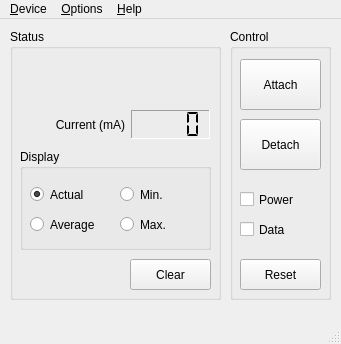
<?xml version="1.0" encoding="UTF-8"?>
<ui version="4.0">
 <class>DeviceWindow</class>
 <widget class="QMainWindow" name="DeviceWindow">
  <property name="geometry">
   <rect>
    <x>0</x>
    <y>0</y>
    <width>341</width>
    <height>344</height>
   </rect>
  </property>
  <property name="minimumSize">
   <size>
    <width>341</width>
    <height>344</height>
   </size>
  </property>
  <property name="maximumSize">
   <size>
    <width>341</width>
    <height>344</height>
   </size>
  </property>
  <property name="windowTitle">
   <string>ITUSB2 USB Test Switch</string>
  </property>
  <property name="windowIcon">
   <iconset resource="resources.qrc">
    <normaloff>:/icons/icons/active64.png</normaloff>
    <normalon>:/icons/icons/active64.png</normalon>
    <disabledoff>:/icons/icons/greyed64.png</disabledoff>
    <disabledon>:/icons/icons/greyed64.png</disabledon>
    <activeoff>:/icons/icons/active64.png</activeoff>
    <activeon>:/icons/icons/active64.png</activeon>
    <selectedoff>:/icons/icons/selected64.png</selectedoff>
    <selectedon>:/icons/icons/selected64.png</selectedon>:/icons/icons/active64.png</iconset>
  </property>
  <property name="locale">
   <locale language="English" country="UnitedStates"/>
  </property>
  <widget class="QWidget" name="centralWidget">
   <widget class="QGroupBox" name="groupBoxStatus">
    <property name="geometry">
     <rect>
      <x>10</x>
      <y>10</y>
      <width>211</width>
      <height>271</height>
     </rect>
    </property>
    <property name="title">
     <string>Status</string>
    </property>
    <widget class="QLabel" name="labelStatus">
     <property name="geometry">
      <rect>
       <x>10</x>
       <y>32</y>
       <width>191</width>
       <height>17</height>
      </rect>
     </property>
     <property name="font">
      <font>
       <weight>75</weight>
       <bold>true</bold>
      </font>
     </property>
     <property name="text">
      <string/>
     </property>
     <property name="alignment">
      <set>Qt::AlignCenter</set>
     </property>
    </widget>
    <widget class="QLabel" name="labelMode">
     <property name="geometry">
      <rect>
       <x>10</x>
       <y>52</y>
       <width>191</width>
       <height>17</height>
      </rect>
     </property>
     <property name="text">
      <string/>
     </property>
     <property name="alignment">
      <set>Qt::AlignCenter</set>
     </property>
    </widget>
    <widget class="QLabel" name="labelCurrent">
     <property name="geometry">
      <rect>
       <x>10</x>
       <y>87</y>
       <width>105</width>
       <height>17</height>
      </rect>
     </property>
     <property name="text">
      <string>Current (mA)</string>
     </property>
     <property name="alignment">
      <set>Qt::AlignRight|Qt::AlignTrailing|Qt::AlignVCenter</set>
     </property>
    </widget>
    <widget class="QLCDNumber" name="lcdNumberCurrent">
     <property name="geometry">
      <rect>
       <x>121</x>
       <y>81</y>
       <width>79</width>
       <height>29</height>
      </rect>
     </property>
     <property name="frameShape">
      <enum>QFrame::Panel</enum>
     </property>
     <property name="frameShadow">
      <enum>QFrame::Sunken</enum>
     </property>
     <property name="smallDecimalPoint">
      <bool>true</bool>
     </property>
     <property name="digitCount">
      <number>4</number>
     </property>
     <property name="segmentStyle">
      <enum>QLCDNumber::Flat</enum>
     </property>
    </widget>
    <widget class="QGroupBox" name="groupBoxDisplay">
     <property name="geometry">
      <rect>
       <x>10</x>
       <y>120</y>
       <width>191</width>
       <height>101</height>
      </rect>
     </property>
     <property name="title">
      <string>Display</string>
     </property>
     <widget class="QRadioButton" name="radioButtonDisplayAct">
      <property name="geometry">
       <rect>
        <x>10</x>
        <y>35</y>
        <width>81</width>
        <height>21</height>
       </rect>
      </property>
      <property name="text">
       <string>Actual</string>
      </property>
      <property name="checked">
       <bool>true</bool>
      </property>
     </widget>
     <widget class="QRadioButton" name="radioButtonDisplayAvg">
      <property name="geometry">
       <rect>
        <x>10</x>
        <y>65</y>
        <width>81</width>
        <height>21</height>
       </rect>
      </property>
      <property name="text">
       <string>Average</string>
      </property>
     </widget>
     <widget class="QRadioButton" name="radioButtonDisplayMin">
      <property name="geometry">
       <rect>
        <x>100</x>
        <y>35</y>
        <width>81</width>
        <height>21</height>
       </rect>
      </property>
      <property name="text">
       <string>Min.</string>
      </property>
     </widget>
     <widget class="QRadioButton" name="radioButtonDisplayMax">
      <property name="geometry">
       <rect>
        <x>100</x>
        <y>65</y>
        <width>81</width>
        <height>21</height>
       </rect>
      </property>
      <property name="text">
       <string>Max.</string>
      </property>
     </widget>
    </widget>
    <widget class="QPushButton" name="pushButtonClear">
     <property name="geometry">
      <rect>
       <x>120</x>
       <y>230</y>
       <width>81</width>
       <height>31</height>
      </rect>
     </property>
     <property name="text">
      <string>Clear</string>
     </property>
    </widget>
    <widget class="QLabel" name="labelOCFault">
     <property name="geometry">
      <rect>
       <x>10</x>
       <y>237</y>
       <width>101</width>
       <height>17</height>
      </rect>
     </property>
     <property name="text">
      <string/>
     </property>
    </widget>
   </widget>
   <widget class="QGroupBox" name="groupBoxControl">
    <property name="geometry">
     <rect>
      <x>230</x>
      <y>10</y>
      <width>101</width>
      <height>271</height>
     </rect>
    </property>
    <property name="title">
     <string>Control</string>
    </property>
    <widget class="QPushButton" name="pushButtonAttach">
     <property name="geometry">
      <rect>
       <x>10</x>
       <y>30</y>
       <width>81</width>
       <height>51</height>
      </rect>
     </property>
     <property name="text">
      <string>Attach</string>
     </property>
    </widget>
    <widget class="QPushButton" name="pushButtonDetach">
     <property name="geometry">
      <rect>
       <x>10</x>
       <y>90</y>
       <width>81</width>
       <height>51</height>
      </rect>
     </property>
     <property name="text">
      <string>Detach</string>
     </property>
    </widget>
    <widget class="QCheckBox" name="checkBoxPower">
     <property name="geometry">
      <rect>
       <x>10</x>
       <y>160</y>
       <width>81</width>
       <height>21</height>
      </rect>
     </property>
     <property name="text">
      <string>Power</string>
     </property>
    </widget>
    <widget class="QCheckBox" name="checkBoxData">
     <property name="geometry">
      <rect>
       <x>10</x>
       <y>190</y>
       <width>81</width>
       <height>21</height>
      </rect>
     </property>
     <property name="text">
      <string>Data</string>
     </property>
    </widget>
    <widget class="QPushButton" name="pushButtonReset">
     <property name="geometry">
      <rect>
       <x>10</x>
       <y>230</y>
       <width>81</width>
       <height>31</height>
      </rect>
     </property>
     <property name="text">
      <string>Reset</string>
     </property>
    </widget>
   </widget>
  </widget>
  <widget class="QMenuBar" name="menuBar">
   <property name="geometry">
    <rect>
     <x>0</x>
     <y>0</y>
     <width>341</width>
     <height>30</height>
    </rect>
   </property>
   <widget class="QMenu" name="menuDevice">
    <property name="title">
     <string>&amp;Device</string>
    </property>
    <addaction name="actionInformation"/>
    <addaction name="separator"/>
    <addaction name="actionSaveData"/>
    <addaction name="separator"/>
    <addaction name="actionClose"/>
   </widget>
   <widget class="QMenu" name="menuOptions">
    <property name="title">
     <string>&amp;Options</string>
    </property>
    <widget class="QMenu" name="menuUpdateRate">
     <property name="title">
      <string>&amp;Update Rate</string>
     </property>
     <addaction name="actionRate50"/>
     <addaction name="actionRate100"/>
     <addaction name="actionRate200"/>
     <addaction name="actionRate300"/>
     <addaction name="actionRate500"/>
    </widget>
    <addaction name="menuUpdateRate"/>
    <addaction name="actionPersistent"/>
    <addaction name="separator"/>
    <addaction name="actionLogData"/>
    <addaction name="actionDeleteData"/>
    <addaction name="actionResetTime"/>
   </widget>
   <widget class="QMenu" name="menuHelp">
    <property name="title">
     <string>&amp;Help</string>
    </property>
    <addaction name="actionAbout"/>
   </widget>
   <addaction name="menuDevice"/>
   <addaction name="menuOptions"/>
   <addaction name="menuHelp"/>
  </widget>
  <widget class="QStatusBar" name="statusBar"/>
  <action name="actionInformation">
   <property name="text">
    <string>&amp;Information</string>
   </property>
  </action>
  <action name="actionSaveData">
   <property name="enabled">
    <bool>false</bool>
   </property>
   <property name="text">
    <string>&amp;Save Logged Data</string>
   </property>
  </action>
  <action name="actionClose">
   <property name="text">
    <string>&amp;Close</string>
   </property>
   <property name="shortcut">
    <string>Ctrl+W</string>
   </property>
  </action>
  <action name="actionRate50">
   <property name="checkable">
    <bool>true</bool>
   </property>
   <property name="text">
    <string>5&amp;0ms</string>
   </property>
  </action>
  <action name="actionRate100">
   <property name="checkable">
    <bool>true</bool>
   </property>
   <property name="text">
    <string>&amp;100ms</string>
   </property>
  </action>
  <action name="actionRate200">
   <property name="checkable">
    <bool>true</bool>
   </property>
   <property name="checked">
    <bool>true</bool>
   </property>
   <property name="text">
    <string>&amp;200ms</string>
   </property>
  </action>
  <action name="actionRate300">
   <property name="checkable">
    <bool>true</bool>
   </property>
   <property name="text">
    <string>&amp;300ms</string>
   </property>
  </action>
  <action name="actionRate500">
   <property name="checkable">
    <bool>true</bool>
   </property>
   <property name="text">
    <string>&amp;500ms</string>
   </property>
  </action>
  <action name="actionPersistent">
   <property name="checkable">
    <bool>true</bool>
   </property>
   <property name="checked">
    <bool>true</bool>
   </property>
   <property name="text">
    <string>&amp;Persistent Warnings</string>
   </property>
  </action>
  <action name="actionLogData">
   <property name="checkable">
    <bool>true</bool>
   </property>
   <property name="text">
    <string>&amp;Log Data</string>
   </property>
  </action>
  <action name="actionDeleteData">
   <property name="enabled">
    <bool>false</bool>
   </property>
   <property name="text">
    <string>&amp;Delete Logged Data</string>
   </property>
  </action>
  <action name="actionResetTime">
   <property name="text">
    <string>&amp;Reset Time Count</string>
   </property>
  </action>
  <action name="actionAbout">
   <property name="text">
    <string>&amp;About ITUSB2 Manager</string>
   </property>
  </action>
 </widget>
 <resources>
  <include location="resources.qrc"/>
 </resources>
 <connections>
  <connection>
   <sender>actionClose</sender>
   <signal>triggered()</signal>
   <receiver>DeviceWindow</receiver>
   <slot>close()</slot>
   <hints>
    <hint type="sourcelabel">
     <x>-1</x>
     <y>-1</y>
    </hint>
    <hint type="destinationlabel">
     <x>399</x>
     <y>299</y>
    </hint>
   </hints>
  </connection>
 </connections>
</ui>
